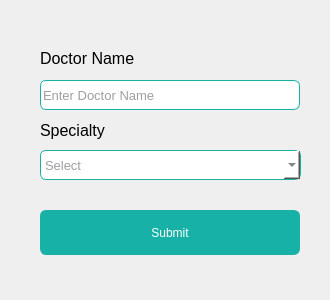
<?xml version="1.0" encoding="UTF-8"?>
<ui version="4.0">
 <class>doctor</class>
 <widget class="QDialog" name="doctor">
  <property name="geometry">
   <rect>
    <x>0</x>
    <y>0</y>
    <width>330</width>
    <height>300</height>
   </rect>
  </property>
  <property name="windowTitle">
   <string>Add New Doctor</string>
  </property>
  <widget class="QFrame" name="frame">
   <property name="geometry">
    <rect>
     <x>0</x>
     <y>0</y>
     <width>330</width>
     <height>300</height>
    </rect>
   </property>
   <property name="styleSheet">
    <string notr="true"/>
   </property>
   <property name="frameShape">
    <enum>QFrame::NoFrame</enum>
   </property>
   <widget class="QLabel" name="label_7">
    <property name="geometry">
     <rect>
      <x>40</x>
      <y>50</y>
      <width>201</width>
      <height>16</height>
     </rect>
    </property>
    <property name="font">
     <font>
      <family>Ubuntu</family>
      <pointsize>12</pointsize>
     </font>
    </property>
    <property name="styleSheet">
     <string notr="true">border-color: transparent;
border-radius: 0px;</string>
    </property>
    <property name="text">
     <string>Doctor Name</string>
    </property>
   </widget>
   <widget class="QLineEdit" name="le_doctor_name">
    <property name="geometry">
     <rect>
      <x>40</x>
      <y>80</y>
      <width>260</width>
      <height>30</height>
     </rect>
    </property>
    <property name="font">
     <font>
      <family>Ubuntu</family>
      <pointsize>10</pointsize>
     </font>
    </property>
    <property name="styleSheet">
     <string notr="true">background-color: rgb(255, 255, 255);
color: rgb(55, 64, 71);
border-radius: 6px;
border: 1px solid #18B1A8;</string>
    </property>
    <property name="placeholderText">
     <string>Enter Doctor Name</string>
    </property>
   </widget>
   <widget class="QLabel" name="label_12">
    <property name="geometry">
     <rect>
      <x>40</x>
      <y>120</y>
      <width>171</width>
      <height>21</height>
     </rect>
    </property>
    <property name="font">
     <font>
      <family>Ubuntu</family>
      <pointsize>12</pointsize>
     </font>
    </property>
    <property name="styleSheet">
     <string notr="true">border-color: transparent;
border-radius: 0px;</string>
    </property>
    <property name="text">
     <string>Specialty </string>
    </property>
   </widget>
   <widget class="QComboBox" name="cmb_specialty">
    <property name="geometry">
     <rect>
      <x>40</x>
      <y>150</y>
      <width>261</width>
      <height>30</height>
     </rect>
    </property>
    <property name="font">
     <font>
      <family>Ubuntu</family>
      <pointsize>10</pointsize>
     </font>
    </property>
    <property name="styleSheet">
     <string notr="true">QComboBox
{
 background-color: rgb(255, 255, 255);
color: rgb(55, 64, 71);
border-radius: 6px;
border: 1px solid #18B1A8;
}



</string>
    </property>
    <property name="placeholderText">
     <string>Select</string>
    </property>
    <item>
     <property name="text">
      <string>IOL</string>
     </property>
    </item>
    <item>
     <property name="text">
      <string>Retinal</string>
     </property>
    </item>
    <item>
     <property name="text">
      <string>Cornea</string>
     </property>
    </item>
    <item>
     <property name="text">
      <string/>
     </property>
    </item>
   </widget>
   <widget class="QPushButton" name="btn_savedoctor">
    <property name="geometry">
     <rect>
      <x>40</x>
      <y>210</y>
      <width>260</width>
      <height>45</height>
     </rect>
    </property>
    <property name="styleSheet">
     <string notr="true">background-color: rgb(24, 177, 168);
border-radius: 6px;
border: 1px solid #18B1A8;
font: 500 11pt &quot;Ubuntu&quot;;
color: rgb(255, 255, 255);
</string>
    </property>
    <property name="text">
     <string>Submit</string>
    </property>
   </widget>
  </widget>
 </widget>
 <resources/>
 <connections/>
</ui>
